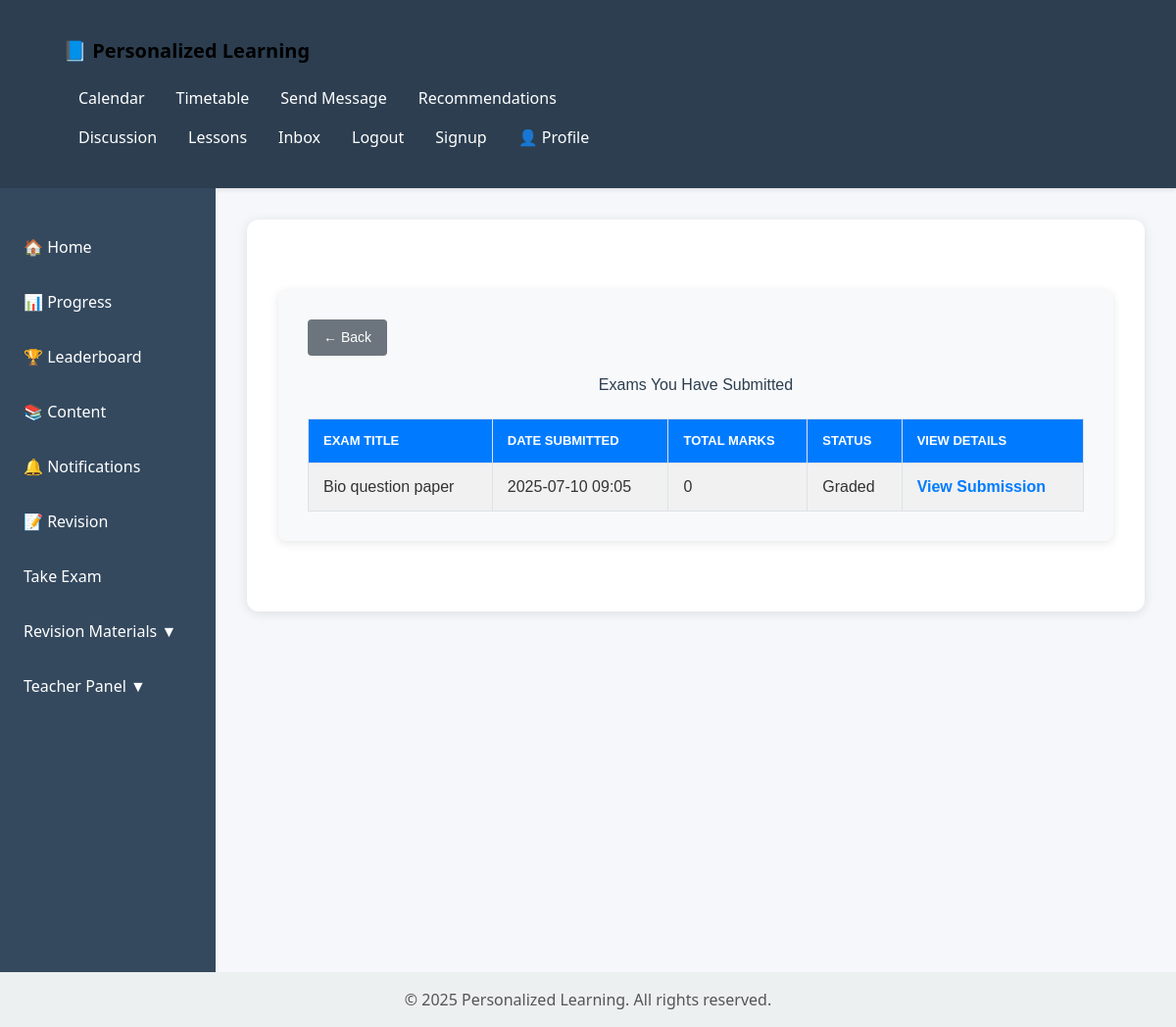
Page /examination/submitted_exams/ (signed in) on the committed database.
### Examination/models.py (models this page shows, shortened)
class Exam(models.Model):
    title = models.CharField(max_length=255)
    created_by = models.ForeignKey(Teacher, on_delete=models.SET_NULL, null=True)
    created_at = models.DateTimeField(auto_now_add=True)

class StudentExam(models.Model):
    student = models.ForeignKey(Profile, on_delete=models.CASCADE)
    exam = models.ForeignKey(Exam, on_delete=models.CASCADE)
    submitted_at = models.DateTimeField(auto_now_add=True)
    graded = models.BooleanField(default=False)
    submitted=models.BooleanField(default=False)
    total_marks = models.PositiveIntegerField(default=0)

### Examination/views.py (the view)
# urls.py: path('submitted_exams/', views.submitted_exam_list, name='submitted_exam_list'),
@login_required
def submitted_exam_list(request):
    profile = request.user.users_profile  # or .profile as appropriate
    student_exams = StudentExam.objects.select_related('exam').filter(student=profile)
    exam_data = [
        {
            'exam': se.exam,
            'student_exam': se
        } for se in student_exams
    ]
    return render(request, 'Examination/submitted_exam_list.html', {'exam_data': exam_data})

### Examination/templates/Examination/submitted_exam_list.html (shortened to what this page needs)
{% extends "content/base.html" %}
{% block content %}
<div class="submitted-exams-container">
  <button type="button" onclick="window.history.back();" class="back-btn">
    &larr; Back
  </button>
  <h2>Exams You Have Submitted</h2>
  {% if exam_data %}
    <table class="submitted-table">
      <tr>
        <th>Exam Title</th>
        <th>Date Submitted</th>
        <th>Total Marks</th>
        <th>Status</th>
        <th>View Details</th>
      </tr>
      {% for item in exam_data %}
        <tr>
          <td>{{ item.exam.title }}</td>
          <td>{{ item.student_exam.submitted_at|date:"Y-m-d H:i" }}</td>
          <td>
            {% if item.student_exam.graded %}
              {{ item.student_exam.total_marks }}
            {% else %}
              N/A
            {% endif %}
          </td>
          <td>
            {% if item.student_exam.graded %}
              Graded
            {% else %}
              Pending Grading
            {% endif %}
          </td>
          <td>
            <a href="{% url 'exam_submitted' item.student_exam.id %}">View Submission</a>
          </td>
        </tr>
      {% endfor %}
    </table>
  {% else %}
    <p class="no-submissions">You have not submitted any exams yet.</p>
  {% endif %}
</div>
{% endblock %}

### content/templates/content/base.html (style rules this page uses)
body { margin: 0; font-family: 'Segoe UI', Tahoma, Geneva, Verdana, sans-serif; background-color: #f5f7fa; color: #333; display: flex; flex-direction: column; min-height: 100vh; }

### Examination/templates/Examination/submitted_exam_list.html (style rules this page uses)
.submitted-exams-container { max-width: 900px; margin: 40px auto; padding: 30px; background-color: #f8f9fa; border-radius: 8px; font-family: Arial, sans-serif; box-shadow: 0 2px 10px rgba(0, 0, 0, 0.1); }
.submitted-exams-container h2 { text-align: center; margin-bottom: 25px; color: #2c3e50; }
.back-btn { display: inline-block; margin-bottom: 20px; background-color: #6c757d; color: white; padding: 8px 16px; border: none; border-radius: 4px; font-size: 14px; text-decoration: none; cursor: pointer; }
.submitted-table { width: 100%; border-collapse: collapse; }
.submitted-table th, .submitted-table td { padding: 12px 15px; border: 1px solid #dee2e6; text-align: left; }
.submitted-table th { background-color: #007bff; color: #fff; text-transform: uppercase; font-size: 13px; }
.submitted-table tr:nth-child(even) { background-color: #f1f1f1; }
.submitted-table a { color: #007bff; text-decoration: none; font-weight: bold; }

### rows in the picture
Exam: exam "Bio question paper", student_exam.submitted_at "2025-07-10 09:05", student_exam.total_marks "0"
